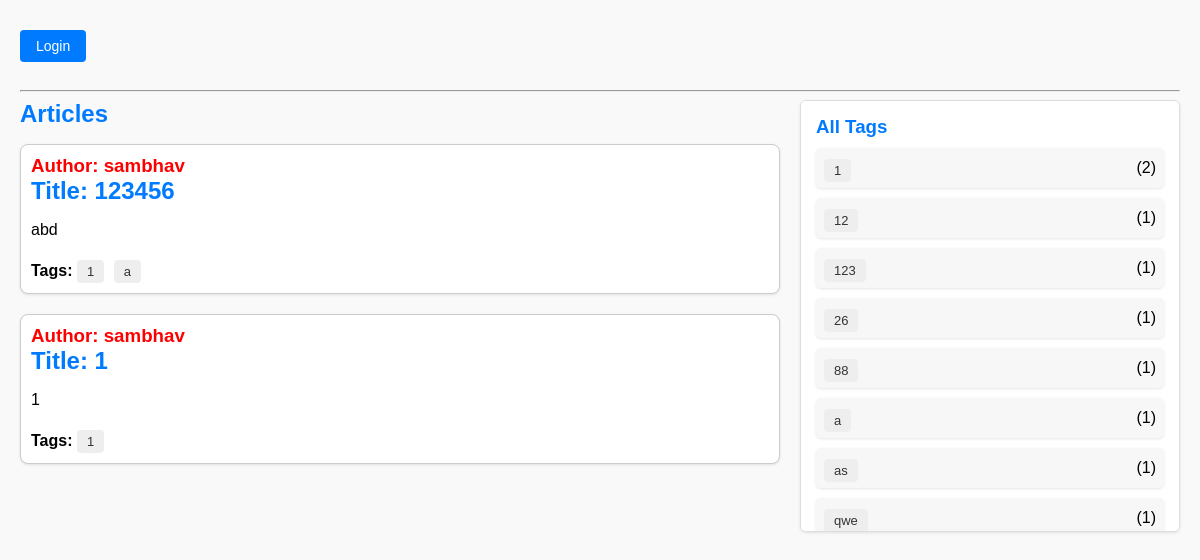
Before: /article/?tag=1 with the older database file.
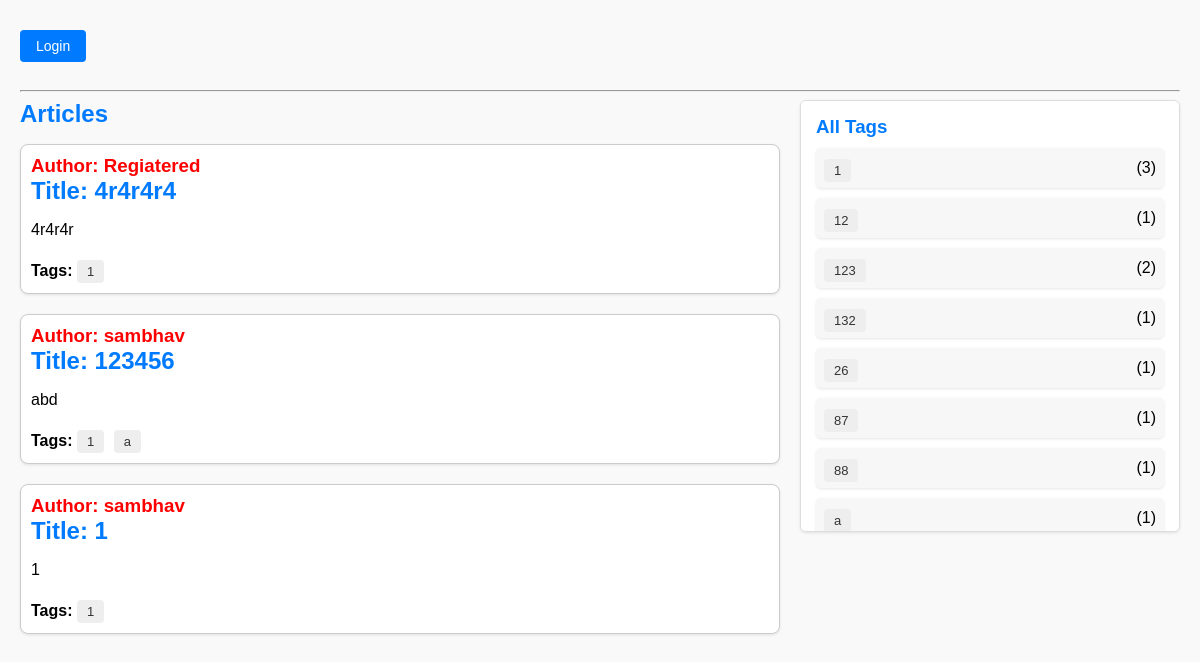
After: the same page with the newer database file.
### article/models.py (models this page shows, shortened)
class Cuser(AbstractUser):
    phone = models.CharField(max_length=15, blank=True, null=True)

class Articles(models.Model):
    title = models.CharField(max_length=200)
    content = models.TextField()
    tags = models.CharField(max_length=100)
    author = models.ForeignKey(
        settings.AUTH_USER_MODEL,
        on_delete=models.CASCADE
    )
    is_draft = models.BooleanField(default=False)
    created_at = models.DateTimeField(auto_now_add=True)

### article/views.py (the view)
# urls.py: path('', article, name='home'),
def article(request):
    user = request.user if request.user.is_authenticated else None
    all_tags_flat = []
    for art in Articles.objects.filter(is_draft=False):
        all_tags_flat.extend([tag.strip() for tag in art.tags.split(',') if tag.strip()])
    tag_counts_list = sorted(Counter(all_tags_flat).items())
    all_tags = sorted(list(set(all_tags_flat)))
    has_drafts = Articles.objects.filter(author=user, is_draft=True).exists() if user else False
    queryset = Articles.objects.filter(is_draft=False).select_related('author').order_by('-created_at')
    tag_query = request.GET.get('tag', '').strip()
    if tag_query:
        queryset = queryset.filter(
            Q(tags__iexact=tag_query) |
            Q(tags__icontains=tag_query + ', ') |
            Q(tags__icontains=', ' + tag_query)
        )
    paginator = Paginator(queryset, 5)
    page_number = request.GET.get('page', 1)
    page_obj = paginator.get_page(page_number)
    processed_articles = []
    for article in page_obj.object_list:
        processed_article = {
            'id': article.id,
            'title': article.title,
            'content': article.content,
            'tags_list': [tag.strip() for tag in article.tags.split(',') if tag.strip()],
            'author': article.author,
        }
        processed_articles.append(processed_article)
    context = {
        'user_name': user.username if user else None,
        'is_logged_in': bool(user),
        'tag_counts_list': tag_counts_list,
        'all_tags': all_tags,
        'has_drafts': has_drafts,
        'no_drafts': not has_drafts,
        'tag_query': tag_query,
        'articles': processed_articles,
        'page_obj': page_obj,
    }
    return render(request, 'article.html', context)

### article/templates/article.html (shortened to what this page needs)
{% load static %}
<!DOCTYPE html>
<html lang="en">
<head>
  <link rel="stylesheet" href="{% static 'css/article.css' %}">
</head>
<body>
<div id="navbar" style="display: flex; justify-content: space-between; align-items: center;">
  {% if is_logged_in %}
    <div>
      <a href="{% url 'add_article' %}" class="button">Add Article</a>
      <a
        href="{% url 'draft_article' %}"
        id="draftsLink"
        class="button"
        data-has-drafts="{{ has_drafts|yesno:'true,false' }}"> My Drafts </a>
      <a href="{% url 'logout' %}" class="button">Logout</a>
    </div>
     <form id="search-form" method="get" action="{% url 'article' %}">
       <input type="text" name="search" placeholder="Search articles..." value="{{ search_query }}">
       <button type="submit">Search</button>
     </form>
    <div><strong>Welcome, {{ user_name }}!</strong></div>
  {% else %}
    <div>
      <a href="{% url 'login' %}" class="button">Login</a>
    </div>
  {% endif %}
</div>
<hr>
<div style="display: grid; grid-template-columns: 2fr 1fr; gap: 20px; align-items: flex-start;">
<div>
  <h2>Articles</h2>
  <ul id="article-list" style="list-style: none; padding: 0;">
    {% for article in articles %}
      <li style="margin-bottom: 20px; padding: 10px; border: 1px solid #ccc; border-radius: 8px; background: white;">
        <h3>Author: {{ article.author.username }}</h3>
        <h2>Title: {{ article.title }}</h2>
        <p>{{ article.content }}</p>
        {% if article.tags_list %}
          <strong>Tags:</strong>
          {% for tag in article.tags_list %}
            <a href="{% url 'tags' tag %}" class="tag-link" style="margin-right: 5px;">{{ tag }}</a>
          {% endfor %}
        {% endif %}
      </li>
    {% empty %}
      <li>No articles found.</li>
    {% endfor %}
  </ul>
</div>
  <div class="tags-sidebar">
    <h3>All Tags</h3>
    <ul>
      {% for tag, count in tag_counts_list %}
        <li>
          <a href="{% url 'tags' tag %}" class="tag-link"
             {% if selected_tag and selected_tag|lower == tag|lower %}style="font-weight:bold;color:red;"{% endif %}>
             {{ tag }}
          </a> ({{ count }})
        </li>
      {% endfor %}
    </ul>
  </div>
</div>
</body>
</html>

### article/static/css/article.css (style rules this page uses)
body { font-family: Arial, sans-serif; margin: 20px; background-color: #f9f9f9; }
h1, h2 { margin: 0 0 10px; color: #007BFF; }
h3 { margin: 0; color: red; }
.button { display: inline-block; padding: 8px 16px; font-size: 14px; color: #fff; background-color: #007BFF; text-decoration: none; border-radius: 4px; margin: 10px 5px 20px 0; }
ul { padding: 0; list-style: none; }
li { background: #fff; padding: 15px; margin-bottom: 10px; border-radius: 5px; box-shadow: 0 1px 3px rgba(0, 0, 0, 0.1); }
.tag-link { display: inline-block; margin-right: 5px; margin-top: 5px; text-decoration: none; background-color: #eee; color: #333; padding: 4px 10px; border-radius: 4px; font-size: 13px; transition: background-color 0.2s ease, color 0.2s ease; }
.tags-sidebar { flex: 1; max-height: 400px; overflow-y: auto; background: #fff; padding: 15px; border-radius: 6px; border: 1px solid #ddd; box-shadow: 0 1px 3px rgba(0, 0, 0, 0.1); margin-top: 0; display: flex; flex-direction: column; }
.tags-sidebar h3 { margin: 0 0 10px 0; color: #007BFF; }
.tags-sidebar ul { list-style: none; padding: 0; margin: 0; }
.tags-sidebar li { margin-bottom: 10px; background: #f7f7f7; padding: 6px 8px; border-radius: 5px; display: flex; justify-content: space-between; align-items: center; }
.tags-sidebar .tag-link { background-color: #eee; padding: 4px 10px; border-radius: 4px; font-size: 13px; color: #333; text-decoration: none; transition: 0.2s; }

Changed rows visible on the page:
no longer on this page (row unchanged): Articles: tag_counts_list "as"
no longer on this page (row unchanged): Articles: tag_counts_list "qwe"
added Cuser: author.username "Regiatered", title "4r4r4r4", content "4r4r4r", tags_list "1"
added Articles: tag_counts_list "132"
added Articles: tag_counts_list "87"
Other visible differences:
new list line: "1 ( 3 )"
new list line: "123"
new list line: "( 2 )"
new list line: "( 1 )"
list line gone: "1 ( 2 )"
list line gone: "123"
list line gone: "( 1 )"
